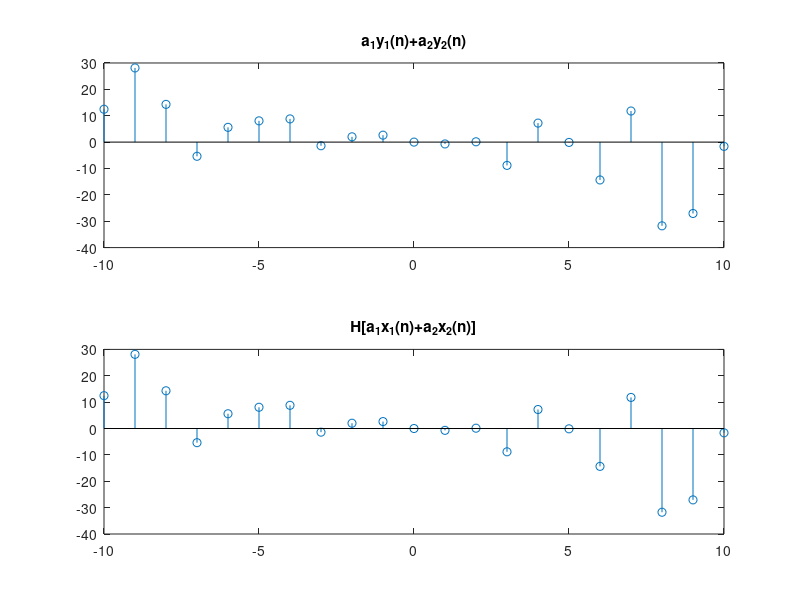

Source code (MATLAB):
%y(n) = nx(n)
n = -10:10;
x1 = randn(size(n)); %Tín hiệu x1 ngẫu nhiên
x2 = randn(size(n)); %Tín hiệu x2 ngẫu nhiên
a1 = 3; a2 = -2; %a1, a2 tùy ý
y1 = n.*x1;
y2 = n.*x2;

y = n.*(a1*x1 + a2*x2); %Tin hieu ra khi tin hieu vao la tong cua x1, x2 kem he so
y_t = a1*y1+a2*y2; %Tong cua cac tin hieu ra ung voi cac tin hieu vao kem he so

subplot(211), stem(n,y_t);
title('a_1y_1(n)+a_2y_2(n)');

subplot(212), stem(n,y);
title('H[a_1x_1(n)+a_2x_2(n)]');

%Ket luan: y(n) = nx(n) Tuyen tinh